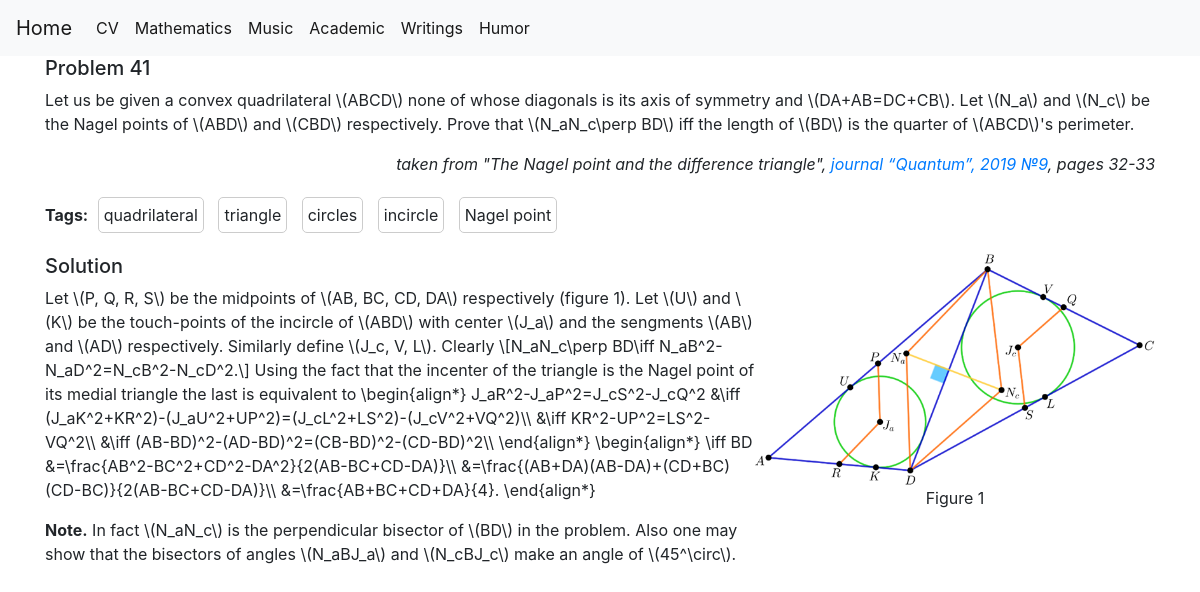
/mathematics/geometry/41, run on the app's committed database.
### tables this page shows
CREATE TABLE problems (
    category TEXT,
    id INTEGER,
    statement TEXT NOT NULL,
    solution TEXT NOT NULL,
    PRIMARY KEY (category, id)
);

CREATE TABLE problem_tags (
    problem_category TEXT REFERENCES problems(category),
    problem_id INTEGER REFERENCES problems(id),
    tag VARCHAR(255)
);

### main.py (the view)
@app.route('/mathematics/<category>/<int:id>')
def problem(category, id):
    problem = get_problem(category, id)
    tags = get_problem_tags(category, id)
    return render_template('problem.html', problem=problem, tags=tags)

### main.py (called while the page is built)
def get_db_connection():
    conn = sqlite3.connect('database.db')
    conn.row_factory = sqlite3.Row
    return conn

def get_problem(category, id):
    conn = get_db_connection()
    problem = conn.execute('SELECT * FROM problems WHERE category = ? AND id = ?',
                           (category, id)).fetchone()
    conn.close()
    if problem is None:
        abort(404)
    return problem

def get_problem_tags(category, id):
    conn = get_db_connection()
    tags = conn.execute('SELECT tag FROM problem_tags WHERE problem_category = ? and problem_id = ?',
                        (category, id)).fetchall()
    tags = [tag[0] for tag in tags]
    conn.close()
    if tags is None:
        abort(404)
    return tags

### templates/problem.html
{% extends 'math_base.html' %}
{% block content %}
<h5>Problem {{ problem['id'] }}</h5>
{{ problem['statement'] | safe }}
<p>
    <b>Tags:</b> {% for tag in tags %}
    <span class="tag-frame">{{ tag }}</span>
    {% endfor %}
</p>
{{ problem['solution'] | safe }}
{% endblock %}

### static/css/style.css (style rules this page uses)
.tag-frame, .humorist-frame, .censor-frame { border: 1px solid #ccc; border-radius: 5px; padding: 5px; margin: 5px; display: inline-block; }

### data on the page
problems: id "41", statement "Let us be given a convex quadrilateral \\(ABCD\\) none of whose diagonals is its axis of symmetry and \\(DA+AB=DC+CB\\). Let \\(N_a\\) and \\(N_c\\) be the Nagel points of \\(ABD\\) and \\(CBD\\) respectively. Prove that \\(N_aN_c\\perp BD\\) iff the length of \\(BD\\) is the quarter of \\(ABCD\\)'s perimeter. taken from \"The Nagel point and the difference triangle\", journal “Quantum”, 2019 №9 , pages 32-33", solution (picture), solution "Figure 1 Solution Let \\(P, Q, R, S\\) be the midpoints of \\(AB, BC, CD, DA\\) respectively (figure 1). Let \\(U\\) and \\(K\\) be the touch-points of the incircle of \\(ABD\\) with center \\(J_a\\) and the sengments \\(AB\\) and \\(AD\\) respectively. Similarly define \\(J_c, V, L\\). Clearly \\[N_aN_c\\perp BD\\iff N_aB^2-N_aD^2=N_cB^2-N_cD^2.\\] Using the fact that the incenter of the triangle is the Nagel point of its medial triangle the last is equivalent to \\begin{align*} J_aR^2-J_aP^2=J_cS^2-J_cQ^2 &\\iff (J_aK^2+KR^2)-(J_aU^2+UP^2)=(J_cL^2+LS^2)-(J_cV^2+VQ^2)\\\\ &\\iff KR^2-UP^2=LS^2-VQ^2\\\\ &\\iff (AB-BD)^2-(AD-BD)^2=(CB-BD)^2-(CD-BD)^2\\\\ \\end{align*} \\begin{align*} \\iff BD…"
problem_tags: tag "quadrilateral"
problem_tags: tag "triangle"
problem_tags: tag "circles"
problem_tags: tag "incircle"
problem_tags: tag "Nagel point"
